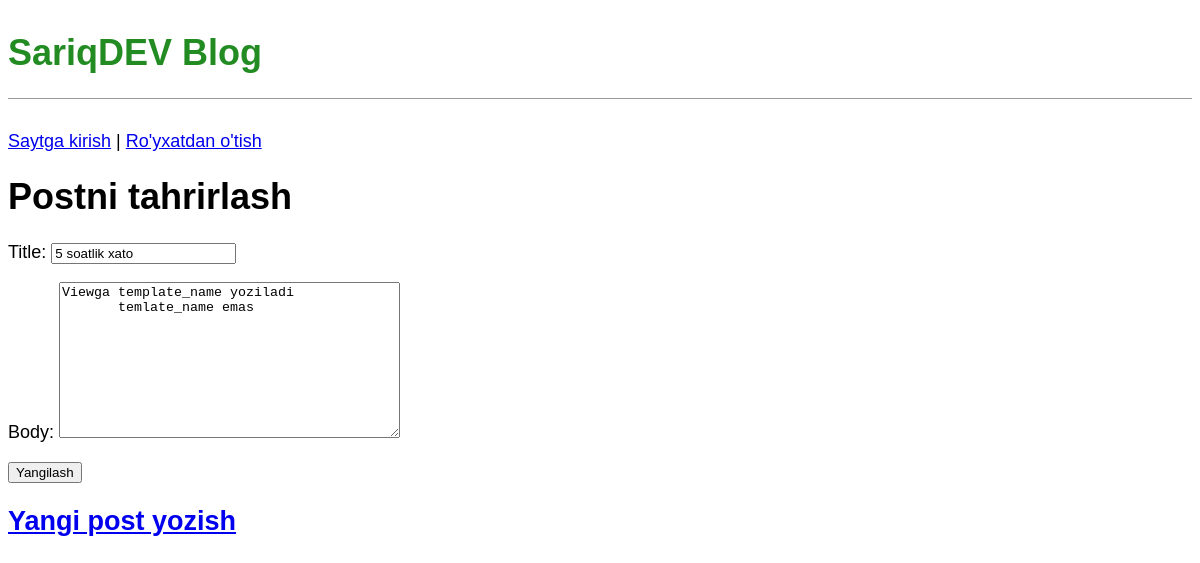
The page /post/10/edit on the database its author committed.
### blog/models.py (models this page shows, shortened)
class Post(models.Model):
    title = models.CharField(max_length=200)
    author = models.ForeignKey(
        'auth.User',
        on_delete=models.CASCADE,
    )
    body = models.TextField()

### blog/views.py (the view)
# urls.py: path('post/<int:pk>/edit', BlogUpdateView.as_view(), name='post_edit'),
class BlogUpdateView(UpdateView):
    model = Post
    template_name = 'post_edit.html'
    fields = ['title', 'body']

### templates/post_edit.html
{% extends 'base.html' %}
{% block content %}
  <h1>Postni tahrirlash</h1>
  <form action="" method="post">{% csrf_token %}
      {{ form.as_p }}
      <input type="submit" value="Yangilash">
  </form>
{% endblock content %}

### static/css/base.css (style rules this page uses)
body { font-family: 'Noto Sans JP', sans-serif; font-size: 18px; }

### rows shown on the page
Post: title "5 soatlik xato", body "Viewga template_name yoziladi temlate_name emas"
